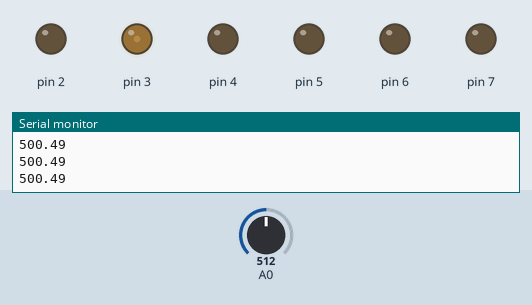
Recording of a sketch running on a simulated Arduino Uno, built with avr-gcc and run on an emulated ATmega328P. On the bench: output pins drawn as LEDs (lit = HIGH), the last lines printed to the serial monitor. Dashed ring = blinking. The test bench sets the inputs (shaded band); at power-on: A0 = 512.

Above: at 7.9 s.
8.0 s: A0 set to 900
At 15.7 s:
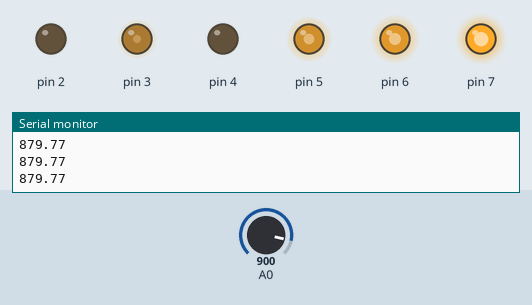
16.9 s: A0 set to 1023
At 17.62 s:
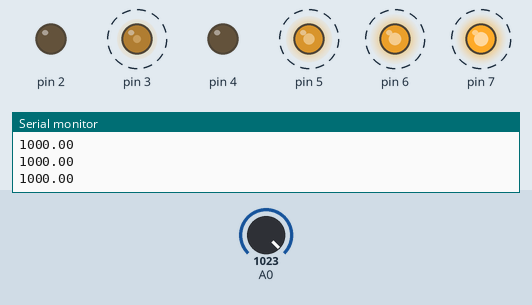
24.9 s: A0 set to 306
At 29.8 s:
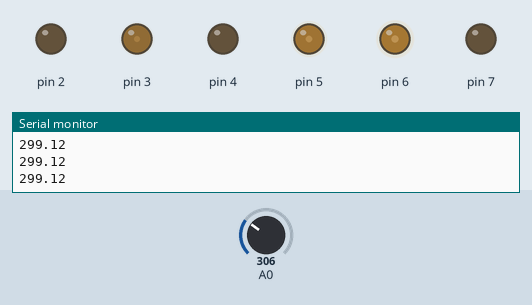
34.1 s: A0 set to 716
At 38.1 s:
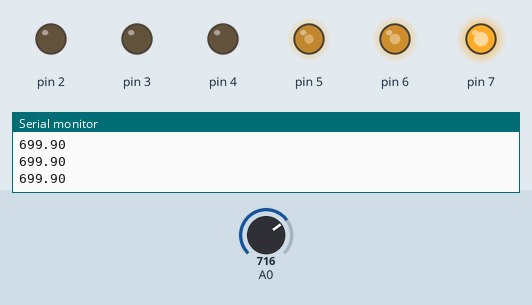
Timing chart, 0 to 43.9 s (numbered marks = the images above; inputs shaded):
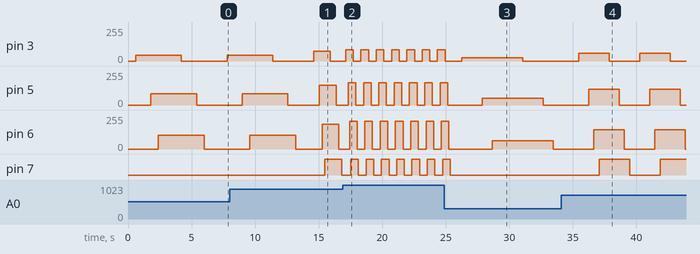

The sketch:

tesst2.ino
```cpp
void setup() {
    // put your setup code here, to run once:
    Serial.begin(9600);
    for(int i = 2; i<=7; i++){
      pinMode(i,OUTPUT);
    }

}

void loop() {
  // put your main code here, to run repeatedly:
  int sensorValue = analogRead(A0);
  //float voltage = sensorValue * (5.0 / 1023.0);
  float brightness = sensorValue * (42.0 / 1023.0); // DO sang cua den theo bien tro
  float speed = sensorValue *(1000.0/1023.0); // Toc do cua den theo bien tro

  for(int i = 2; i <=  7;i++){
    analogWrite(i, brightness*(i - 1)); // Thiet do lap do sang cua den theo i
    delay(1100 - speed); // thiet lap do tre sang den
     if(i == 7){
      for(int i = 2; i <= 7; i++){
        analogWrite(i,0);
        delay(1100 - speed);// thiet lap do tre tat den
      }
     }
   Serial.println(speed);
  }
}
```

Measured:
- after the input at 8.0 s, pin 7: LOW → HIGH after 7.5 s, → LOW 1.3 s later
- after the input at 16.9 s, pin 3: alternates 84/255 for 0.60 s and 0/255 for 0.60 s, starting after 0.23 s; pin 5: alternates 168/255 for 0.60 s and 0/255 for 0.60 s, starting after 0.43 s; pin 6: alternates 210/255 for 0.60 s and 0/255 for 0.60 s, starting after 0.53 s; pin 7: alternates HIGH for 0.60 s and LOW for 0.60 s, starting after 0.63 s
- after the input at 24.9 s, pin 7: goes on until 25.3 s, then stays LOW
- after the input at 34.1 s, pin 7: LOW → HIGH after 3.0 s, → LOW 2.4 s later, → HIGH 2.4 s later
